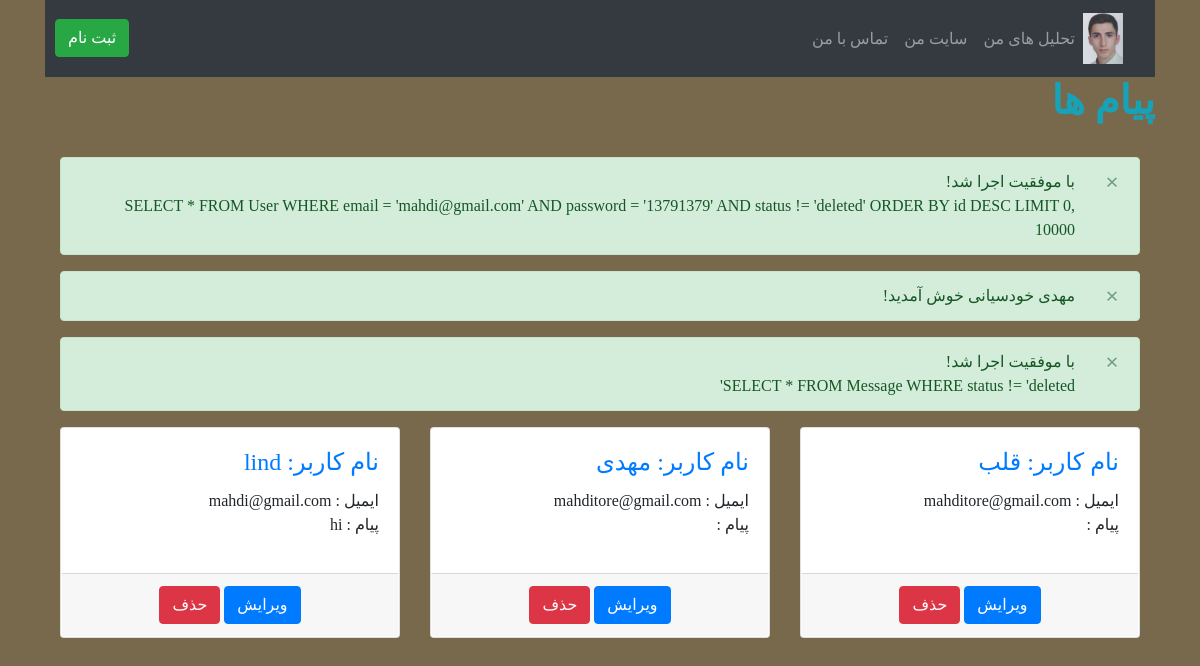
Page /public/showContact.php (signed in) on the committed database.
### tables this page shows
CREATE TABLE IF NOT EXISTS `message` (
  `id` int(11) NOT NULL AUTO_INCREMENT,
  `name` varchar(30) DEFAULT NULL,
  `email` varchar(30) DEFAULT NULL,
  `message` text DEFAULT NULL,
  `status` varchar(15) DEFAULT NULL,
  PRIMARY KEY (`id`)
);

### includes/API/DB/Table.php (called while the page is built, shortened)
<?php
class Table{
	var $db;
	var $tableName;
	public function __construct( $db ){
		$this -> tableName = get_class( $this );
		$this -> db = $db;
	}
	public function getAll(){
		$sql = "SELECT * FROM {$this -> tableName}
				WHERE status != 'deleted'";
		$table = $this -> db -> execute( $sql );
		return $table;
	}
}
?>

### includes/templates/contactCard.php (the view)
<?php
echo "
	<article class = 'col-4'>
		<section class = 'card'>
			<section class = 'card-body'>
				<h4 class = 'card-title'>
					<a href = 'massageDetails.php?id={$row['id']}' class = 'card-link'>
						نام کاربر: {$row['name']}
					</a>
				</h4>
				<section class = 'card-text'>
					<p>
						ایمیل : {$row['email']} <br>
						پیام : {$row['message']}
					</p>
				</section>
			</section>
			<footer class = 'card-footer' style = 'text-align:center;'>
				<a href = 'public/editMassage.php?id={$row['id']}' class = 'btn btn-primary'>ویرایش</a>
				<a href = 'public/deleteMessage.php?id={$row['id']}' class = 'btn btn-danger'>حذف</a>
			</footer>
		</section>
	</article>
";
?>

### public/showContact.php (shortened to what this page needs)
<link rel="stylesheet" href="assets/css/base.css">
<div  lang="fa">
	<?php
		include 'basein.php';
		include '../includes/functions.php';
		$db = new db();
		$massage = new Message( $db );
		$table = $massage -> getAll();
	?>
<h1 class="font-weight-bolder text-info">پیام ها</h1><br>
	<main class = "col container-fluid">
	<?php echo $alert -> alerts();?>
		<section class = "row">
		<?php
			foreach($table as $row){
				include '../includes/templates/contactCard.php';
			}
		?>
		</section>
	</main>
</div>

### public/assets/css/base.css (style rules this page uses)
.vazirfont { font-family: vazir; }
:lang(fa) { text-align:right; direction:rtl; }
footer { background-color: black; border: 1px solid snow; }
.blackBack { background-color: rgb(121, 105, 76); }
* { padding: 0; margin: 0; }

### rows in the picture
message: name "قلب", email "mahditore@gmail.com"
message: name "مهدی", email "mahditore@gmail.com"
message: name "lind", email "mahdi@gmail.com", message "hi"

### other values in the picture
$alert -> alerts() "با موفقیت اجرا شد! SELECT * FROM User WHERE email = 'mahdi@gmail.com' AND password = '13791379' AND status != 'deleted' ORDER BY id DESC LIMIT 0, 10000 × مهدی خودسیانی خوش آمدید! ×"
$sql "SELECT * FROM Message WHERE status != 'deleted'"
